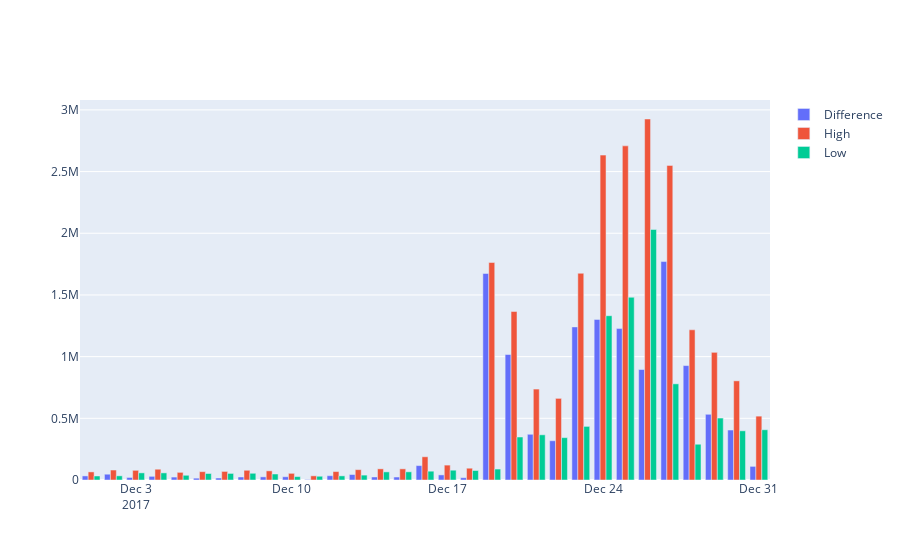

Write notebook code for a chart like this one.
### Code cell
import plotly.graph_objects as go

plot = px.Figure(data=[go.Bar(
    name = 'Difference',
    x = most_fell_coin_dropped['date'],
    y = most_fell_coin_dropped['differnce']
   ),
                       go.Bar(
    name = 'High',
    x = most_fell_coin_dropped['date'],
    y = most_fell_coin_dropped['high']
   ),go.Bar(
    name = 'Low',
    x = most_fell_coin_dropped['date'],
    y = most_fell_coin_dropped['low']
   )
])
                   
plot.show()
